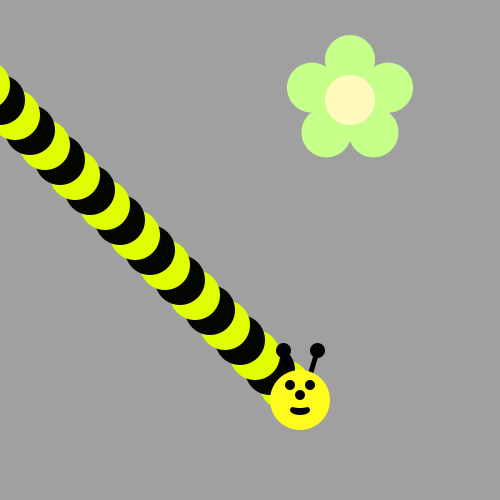
Frame 1 (no input)
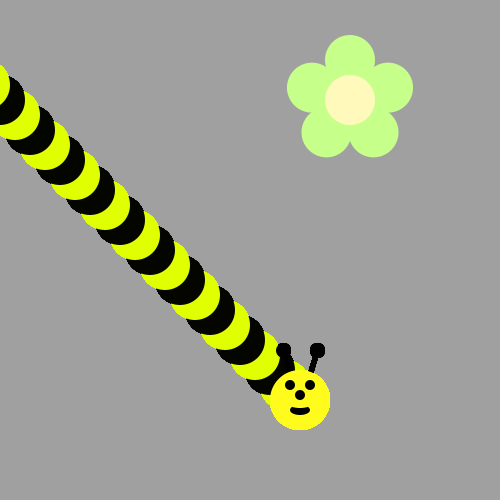
Frame 60 (the mouse pressed at the canvas centre just before this capture)
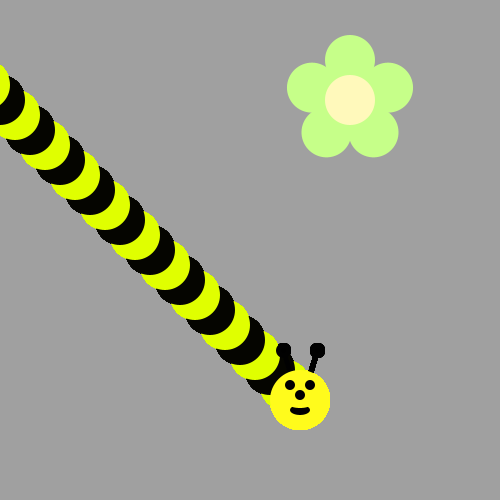
Frame 120 (the mouse held since frame 60 and released just before this capture)

The Processing sketch that drew these frames (run headless with seeded random() and noise(); from frame 60 on, the mouse is pressed at the canvas centre):

// Processing sketch: bumble_bee
// ── bumble_bee.pde

void setup() {
     ellipseMode(CENTER);
     size(500, 500);
     background(160, 160, 160);
     drawFlower(350, 100);
}

void draw() {
  
// First run the program and you should see a flower.  
  
  
/* Then, use a loop to make a body for the Bee! 
(see the image on the recipe, it's a diagonal line of circles)
Use remainder to make the colors alternate between yellow and black
*/
for (int i = 0; i < 100; i++){
ellipse(300-i * 15,400- i * 15,50,50);

if (i % 2 == 0) {
fill(#E0FF00);
}
else {
fill(#050500);
}}
/*
Now put his head on using drawBeeFace(x,y)

*/
drawBeeFace(300,400);

}

/**************   Use these methods but  DON'T CHANGE THE CODE BELOW  **************/

void drawFlower(int x, int y) {
     noStroke();
     translate(x, y);
     // draw 5 petals, rotating after each one
     fill(#c6ff89);      // green
      for (int i = 0; i < 5; i++) {
           ellipse(0, -40, 50, 50);
          rotate(radians(72));
     }
     fill(#fff9bb); // light yellow
     ellipse(0, 0, 50, 50);
} 
void drawBeeFace(int BeeFaceX, int BeeFaceY) {
     noStroke();
     fill(0, 0, 0);
     stroke(1);
     strokeWeight(5);
     line(BeeFaceX-10, BeeFaceY-27, BeeFaceX-17, BeeFaceY-50);
     line(BeeFaceX+10, BeeFaceY-27, BeeFaceX+17, BeeFaceY-50);
     ellipse(BeeFaceX-17, BeeFaceY-50, 10, 10);
     ellipse(BeeFaceX+17, BeeFaceY-50, 10, 10);
     noStroke();
     fill(255, 251, 28);
     ellipse(BeeFaceX, BeeFaceY, 60, 60); // face
     fill(255, 237, 209);
     fill(0,0,0);
      ellipse(BeeFaceX-10, BeeFaceY-15, 10, 10); // eyes
     ellipse(BeeFaceX+10, BeeFaceY-15, 10, 10);
      ellipse(BeeFaceX, BeeFaceY-5, 10, 10); // nose
      ellipse(BeeFaceX, BeeFaceY+10, 20, 10);// mouth
     fill(255, 251, 28);
     ellipse(BeeFaceX, BeeFaceY+5, 20, 6);
}
